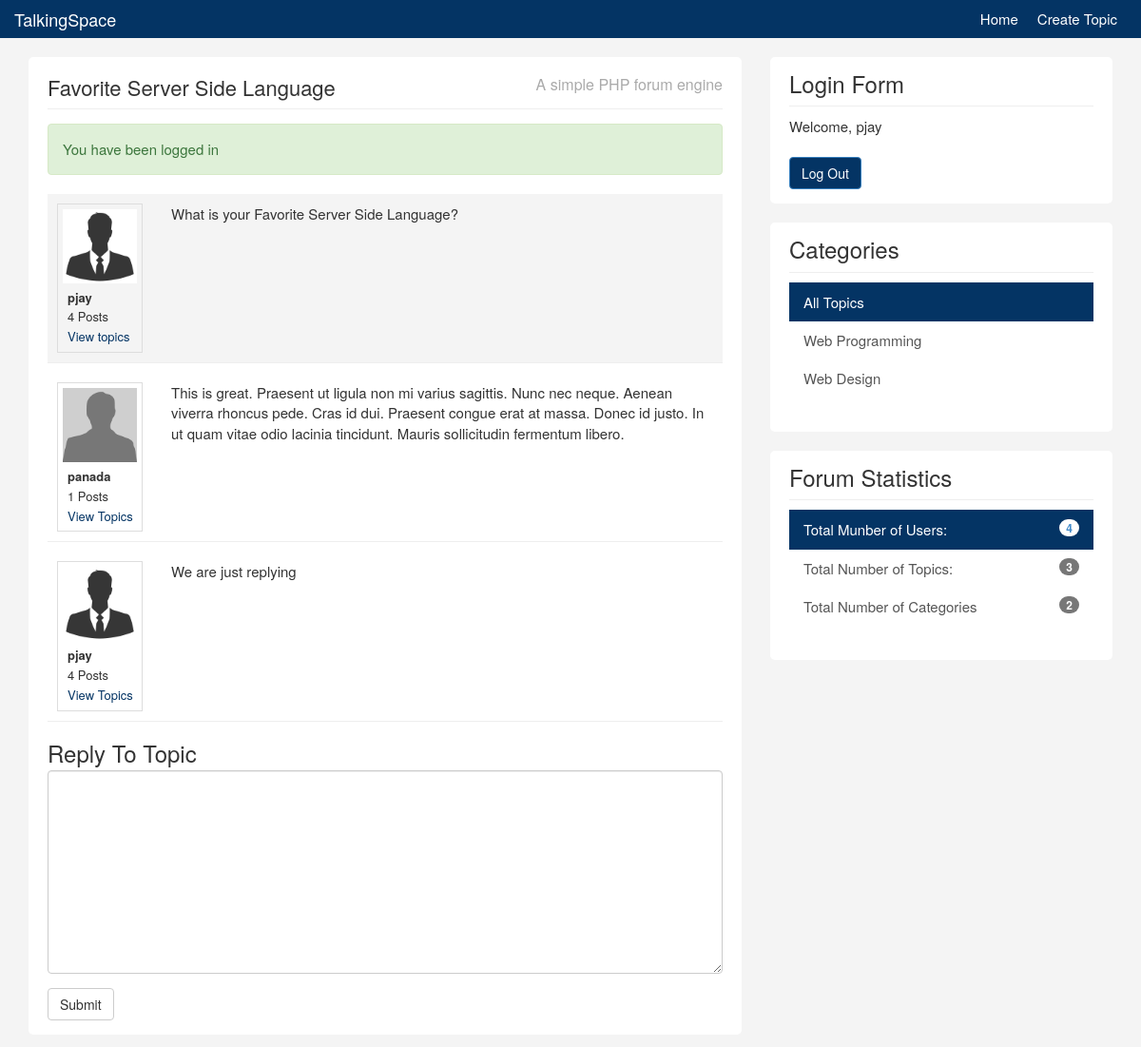
Page /topic.php?id=1 (signed in) on the committed database.
### tables this page shows
CREATE TABLE IF NOT EXISTS `topics` (
  `id` int NOT NULL AUTO_INCREMENT,
  `category_id` int NOT NULL,
  `user_id` int NOT NULL,
  `title` varchar(255) NOT NULL,
  `body` text NOT NULL,
  `last_activity` datetime NOT NULL,
  `create_date` timestamp NOT NULL DEFAULT CURRENT_TIMESTAMP,
  PRIMARY KEY (`id`)
);

CREATE TABLE IF NOT EXISTS `users` (
  `id` int NOT NULL AUTO_INCREMENT,
  `name` varchar(100) NOT NULL,
  `email` varchar(100) NOT NULL,
  `avatar` varchar(100) NOT NULL,
  `username` varchar(10) NOT NULL,
  `password` varchar(64) NOT NULL,
  `about` text NOT NULL,
  `last_activity` datetime NOT NULL,
  `join_date` timestamp NOT NULL DEFAULT CURRENT_TIMESTAMP,
  PRIMARY KEY (`id`)
);

CREATE TABLE IF NOT EXISTS `replies` (
  `id` int NOT NULL AUTO_INCREMENT,
  `topic_id` int NOT NULL,
  `user_id` int NOT NULL,
  `body` text NOT NULL,
  `create_date` timestamp NOT NULL DEFAULT CURRENT_TIMESTAMP,
  PRIMARY KEY (`id`)
);

CREATE TABLE IF NOT EXISTS `categories` (
  `id` int NOT NULL AUTO_INCREMENT,
  `name` varchar(100) NOT NULL,
  `description` text NOT NULL,
  PRIMARY KEY (`id`)
);

### libraries/Template.php (called while the page is built, shortened)
<?php
class Template {
    protected $template;
    public function __construct($template)
    {
        $this->template = $template;
    }
    public function __toString(){
        include basename($this->template);
        return ob_get_clean();
    }
}
?>

### libraries/Database.php (called while the page is built, shortened)
<?php
class Database {
    private $host = DB_HOST;
    private $user = DB_USER;
    private $pass = DB_PASS;
    private $dbname = DB_NAME;
    private $dbh;
    private $stmt;
    public function __construct() {
        $dsn = 'mysql:host=' .$this->host . ';dbname='  . $this->dbname;
        $options = array (
            PDO::ATTR_PERSISTENT => true,
            PDO::ATTR_ERRMODE => PDO::ERRMODE_EXCEPTION
        );
        try{
            $this->dbh = new PDO ($dsn, $this->user, $this->pass, $options);
        }
        catch(PDOException $e){
            $this->error = $e->getMessage();
        }
    }
    public function query($query){
        $this->stmt = $this->dbh->prepare($query);
    }
    public function bind($param, $value, $type = null){
        if (is_null ( $type )) {
            switch(true){
                    default :
                    $type = PDO::PARAM_STR;
            }
        }
        $this->stmt->bindValue ($param, $value, $type);
    }
    public function execute(){
        return $this->stmt->execute();
    }
    public function resultset(){
        $this->execute();
        return $this->stmt->fetchAll (PDO::FETCH_OBJ);
    }
    public function single(){
        $this->execute();
        return $this->stmt->fetch(PDO::FETCH_OBJ);
    }
    public function rowCount(){
        return $this->stmt->rowCount();
    }
}
?>

### libraries/Topic.php (called while the page is built, shortened)
<?php
class Topic{
	private $db;
	 public function __construct(){
		$this->db = new Database;
	 }
	public function getTotalTopics(){
		$this->db->query('SELECT * FROM topics');
		return $this->db->rowCount();
	}
	public function getTotalCategories(){
		$this->db->query('SELECT * FROM categories');
		return $this->db->rowCount();
	}
	public function getTopic($id){
		$this->db->query("SELECT topics.*, users.username, users.name, users.avatar FROM topics
						INNER JOIN users
						ON topics.user_id = users.id
						WHERE topics.id = :id
		");
		$this->db->bind(':id', $id);
		$row = $this->db->single();
		return $row;
	}
	public function getReplies($topic_id){
		$this->db->query("SELECT replies.*, users.* FROM replies
						INNER JOIN users
						ON replies.user_id = users.id
						WHERE replies.topic_id = :topic_id
						ORDER BY create_date ASC
		");
		$this->db->bind(':topic_id', $topic_id);
		$results = $this->db->resultset();
		return $results;
	}
}

### helpers/db_helper.php (called while the page is built, shortened)
<?php
function getCategories(){
    $db = new Database;
    $db->query('SELECT * FROM categories');
    $results = $db->resultset();
    return $results;
}
function userPostCount($user_id){
	$db = new Database;
	$db->query('SELECT * FROM topics
				WHERE user_id = :user_id
				');
	$db->bind(':user_id', $user_id);
	$rows = $db->resultset();
	$topic_count = $db->rowCount();
	$db->query('SELECT * FROM replies
				WHERE user_id = :user_id
				');
	$db->bind(':user_id', $user_id);
	$rows = $db->resultset();
	$reply_count = $db->rowCount();
	return $topic_count + $reply_count;
}
?>

### helpers/format_helper.php (called while the page is built, shortened)
<?php
function is_active($category){
    if(isset($_GET['category'])){
        if($_GET['category'] == $category){
            return 'active';
        }else{
            return '';
        }
    }else {
        if($category == null){
            return 'active';
        }
    }
}
?>

### templates/topic.php (the view, shortened to what this page needs)
<?php include('includes/header.php'); ?>
<ul id="topics">
	<li id="main-topic" class="topic topic">
		<div class="row">
			<div class="col-md-2">
				<div class="user-info">
					<img class="avatar pull-left" src="<?php echo BASE_URI; ?>images/avatars/<?php echo $topic->avatar; ?>" />
					<ul>
						<li><strong><?php echo $topic->username; ?></strong></li>
						<li><?php echo userPostCount($topic->user_id); ?> Posts</li>
						<li><a href="<?php echo BASE_URI; ?>topics.php?user=<?php echo $topic->user_id; ?>">View topics</a>
					</ul>
				</div>
			</div>
			<div class="col-md-10">
				<div class="topic-content pull-right">
					<?php echo $topic->body; ?>
				</div>
			</div>
		</div>
	</li>
	<?php foreach($replies as $reply) : ?>
	<li class="topic topic">
		<div class="row">
			<div class="col-md-2">
				<div class="user-info">
					<img class="avatar pull-left" src="<?php echo BASE_URI; ?>images/avatars/<?php echo $reply->avatar; ?>" />
					<ul>
						<li><strong><?php echo $reply->username; ?></strong></li>
						<li><?php echo userPostCount($reply->user_id); ?> Posts</li>
						<li><a href="<?php echo BASE_URI; ?>topics.php?user=<?php echo $reply->user_id; ?>">View Topics</a>
					</ul>
				</div>
			</div>
			<div class="col-md-10">
				<div class="topic-content pull-right">
					<?php echo $reply->body; ?>
				</div>
			</div>
		</div>
	</li>
	<?php endforeach; ?>
				</ul>
				<h3>Reply To Topic</h3>
				<?php if(isLoggedIn()) : ?>
				<form role="form" method="post" action="topic.php?id=<?php echo $topic->id ?>">
  					<div class="form-group">
						<textarea id="reply" rows="10" cols="80" class="form-control" name="reply"></textarea>
  					</div>
 					 <button type="submit" class="btn btn-default" name="do_reply">Submit</button>
				</form>
				<?php else: ?>
					<p>Please Login to post a reply</p>
				<?php endif; ?>
<?php include('includes/footer.php'); ?>

### templates/includes/footer.php (shortened to what this page needs)
</div>
				</div>
			</div>
			<div class="col-md-4">
				<div class="sidebar">
					<div class="block">
						<h3>Login Form</h3>
						<?php if(isLoggedIn())  :  ?>
							<div class="userdate">
								Welcome, <?php echo getUser()['username'];  ?>
							</div>
							<br>
							<form role="form" method="post" action="logout.php">
								<input type="submit" name="do_logout" class="btn btn-primary" value="Log Out">
							</form>
					<?php endif; ?>
					</div>
					<div class="block">
					<h3>Categories</h3>
					<div class="list-group">
					<a href="topics.php" class="list-group-item <?php echo is_active(null); ?>">All Topics <span class="badge pull-right"></span></a>
					<?php foreach(getCategories() as $category) : ?>
						<a href="topics.php?category=<?php echo $category->id; ?>" class="list-group-item <?php echo is_active($category->id); ?>"><?php echo $category->name; ?> </a>
					<?php endforeach; ?>
					</div>
				</div>
				<div class="block">
					<h3>Forum Statistics</h3>
					<div class="list-group">
						<a href="#" class="list-group-item active">Total Munber of Users: <span class="badge pull-right"><?php echo $totalUsers; ?></span></a>
						<a href="#" class="list-group-item">Total Number of Topics: <span class="badge pull-right"><?php echo $totalTopics; ?></span></a>
						<a href="#" class="list-group-item">Total Number of Categories<span class="badge pull-right"><?php echo $totalCategories; ?></span></a>
					</div>
				</div>
				</div>
			</div>
		</div>
    </div>
  </body>
</html>

### templates/css/custom.css (style rules this page uses)
body { padding-top: 60px; background:#f4f4f4; font-size:15px; }
a { color:#043464; }
ul { padding:0; margin:0; list-style:none; }
h3 { margin-bottom:5px; }
.block { background:#fff; border-radius:5px; padding: 15px 20px; margin-bottom:20px; }
.sidebar .block h3 { margin:0 0 10px 0; padding-bottom:10px; border-bottom:#eee solid 1px; }
.topic { border-bottom:#eee solid 1px; margin-bottom:10px; padding:10px; }
.topic-content { width:100%; }
img.avatar { width:100%; }
a.list-group-item.active, a.list-group-item.active:hover, a.list-group-item.active:focus { background:#043464; border-radius:0; }
.list-group-item { border:0 }
#main-topic { background:#f4f4f4; padding:10px; }
.user-info { border:#ddd solid 1px; padding:5px; overflow:hidden; font-size:13px; }
.user-info img { display:block; margin-bottom:5px; }
.user-info ul { list-style:none; margin:10px 0 0 5px; }
.user-info li { line-height:1.6em; }
.btn-primary { background:#043464; }

### rows in the picture
topics: user.avatar (picture), user.username "pjay", body "What is your Favorite Server Side Language?"
replies: user.avatar (picture), user.username "panada", user_id "1", body "This is great. Praesent ut ligula non mi varius sagittis. Nunc nec neque. Aenean viverra rhoncus pede. Cras id dui. Praesent congue erat at massa. Donec id justo. In ut quam vitae odio lacinia tincidunt. Mauris sollicitudin fermentum libero."
replies: user.avatar (picture), user.username "pjay", user_id "4", body "We are just replying"
categories: name "Web Programming"
categories: name "Web Design"

### other values in the picture
$title "Favorite Server Side Language"
$message "You have been logged in"
userPostCount($topic->user_id) "4"
getUser()['username'] "pjay"
$totalUsers "4"
$totalTopics "3"
$totalCategories "2"
